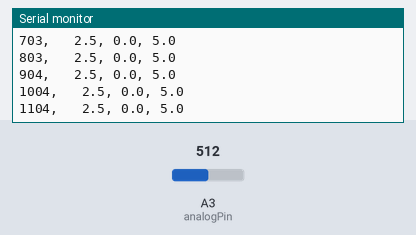
A sketch run on a simulated Arduino Uno, built with avr-gcc and run on an emulated ATmega328P. On the bench: the last lines printed to the serial monitor. The test bench sets the inputs (shaded band); at power-on: A3 (analogPin) = 512.

Above: at 1.2 s.
1.3 s: A3 (analogPin) set to 716
At 1.31 s:
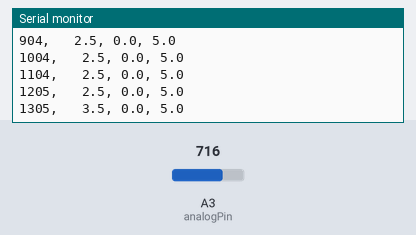
2.8 s: A3 (analogPin) set to 900
At 2.82 s:
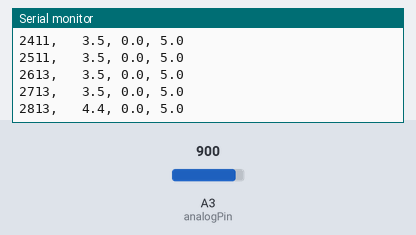
Timing chart, 0 to 5.8 s (numbered marks = the images above; inputs shaded):
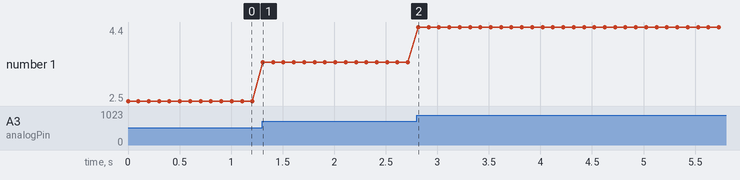

Measured:
- after the input at 1.3 s, the serial monitor: prints a new line at once (image 1)
- plotted number 1: 2.5 → 3.5 after the input at 1.3 s

The sketch:

Lee_analogPin.ino
```cpp
int analogPin = A3; // Output of EMG circuit connected to analog pin 3
float voltage;
unsigned long time;
                    // outside leads to ground and +5V
int val = 0;  // variable to store the value read
char dataStr[100] = "";
char buffer[7];

void setup() {
  Serial.begin(9600);           //  setup serial
}

void loop() {
  dataStr[0] = 0; //clean out string
  val = analogRead(analogPin);  // read the input pin
  voltage = (float)val *5 / 1023;
  time = millis();

  ltoa( millis(),buffer,10); //convert long to charStr   ¿REALMENTE NECESARIO?
  strcat(dataStr, buffer); //add it to the end
  strcat( dataStr, ", "); //append the delimiter

  dtostrf(voltage, 5, 1, buffer);  //5 is minimum width, 1 is precision; float value is copied onto buff
  strcat( dataStr, buffer); //append the converted float
  strcat( dataStr, 0); //terminate correctly

  Serial.print(dataStr);          // print value
  Serial.print(", 0.0, 5.0");  //So the plotter won't change y-axis
  Serial.println();
  delay(100);
}
```
